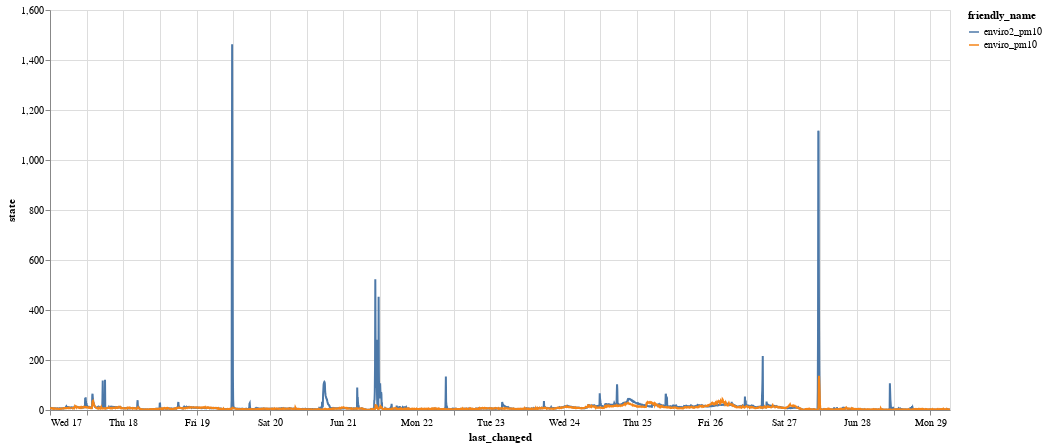

The cell this chart's notebook holds for it:
### Code cell
alt.Chart(df).mark_line().encode(
    x='last_changed',
    y='state',
    color='friendly_name',
    tooltip=['friendly_name', 'state', 'last_changed']
).properties(
    width=900,
    height=400
).interactive()

### Figure 1 — Vega-Lite specification as saved in the notebook (floating-point values rounded to 4 significant figures; data arrays with more than 128 entries replaced by an {"elided": "..."} marker saying what was removed)
{"config": {"view": {"continuousWidth": 400, "continuousHeight": 300}}, "data": {"name": "data-8f5479dac951d70039ce7138d5a6c5ed"}, "mark": "line", "encoding": {"color": {"type": "nominal", "field": "friendly_name"}, "tooltip": [{"type": "nominal", "field": "friendly_name"}, {"type": "quantitative", "field": "state"}, {"type": "temporal", "field": "last_changed"}], "x": {"type": "temporal", "field": "last_changed"}, "y": {"type": "quantitative", "field": "state"}}, "height": 400, "selection": {"selector001": {"type": "interval", "bind": "scales", "encodings": ["x", "y"]}}, "width": 900, "$schema": "https://vega.github.io/schema/vega-lite/v4.8.1.json", "datasets": {"data-8f5479dac951d70039ce7138d5a6c5ed": {"elided": "7068 records"}}}
